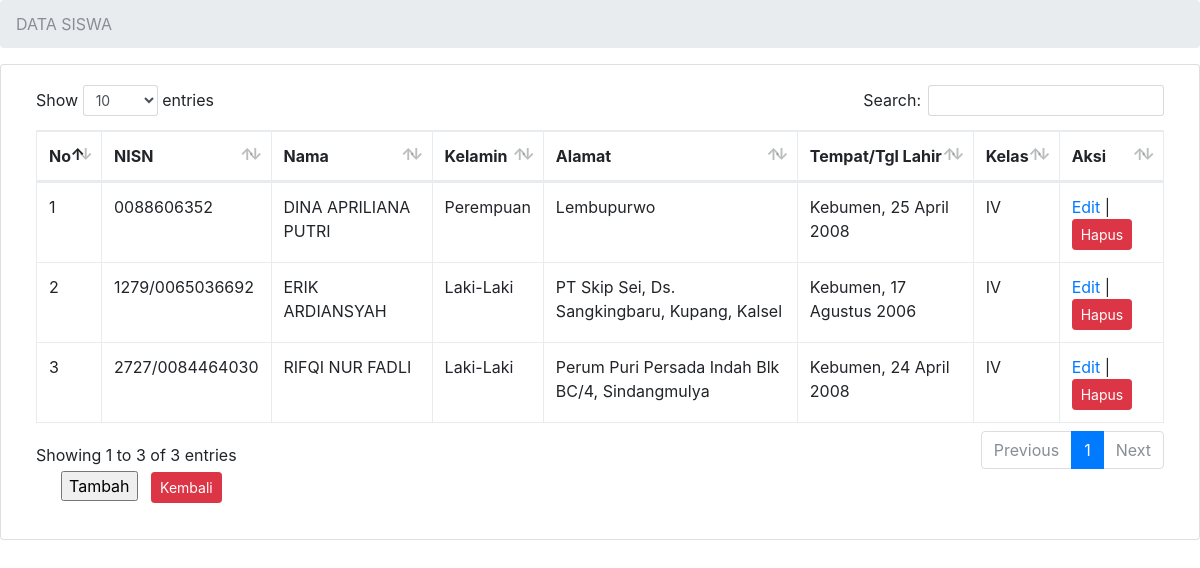
The app's page /tabel_siswa.php with its own data.
### tables this page shows
CREATE TABLE IF NOT EXISTS `tb_siswa` (
  `nisn` varchar(20) NOT NULL,
  `nama` varchar(30) NOT NULL,
  `kelamin` varchar(15) NOT NULL,
  `alamat` varchar(70) NOT NULL,
  `ttl` varchar(30) NOT NULL,
  `kelas` varchar(10) NOT NULL
);

### tabel_siswa.php (the view, shortened to what this page needs)
<!DOCTYPE html>
<html lang="en">
<head>
  <link href="vendor/bootstrap/css/bootstrap.min.css" rel="stylesheet">
  <link href="vendor/datatables/dataTables.bootstrap4.css" rel="stylesheet">
</head>
<body class="fixed-nav sticky-footer" id="page-top">
  <nav class="navbar navbar-expand-lg navbar-dark fixed-top" id="mainNav">
  </nav>
      <ol class="breadcrumb">
        <li class="breadcrumb-item active">DATA SISWA</li>
      </ol>
      <div class="card mb-3">
        <div class="card-body">
          <div class="table-responsive">
            <table class="table table-bordered" id="dataTable" width="100%" cellspacing="0">
				 <thead>
                <tr>
				  <th>No</th>
				  <th>NISN</th>
				  <th>Nama</th>
				  <th>Kelamin</th>
                  <th>Alamat</th>
				  <th>Tempat/Tgl Lahir</th>
				  <th>Kelas</th>
				  <th>Aksi</th>
                </tr>
              </thead>
			  </div>
			  </div>
		<tbody>
			<?php
			$no=1;
			$query = mysql_query("SELECT * FROM tb_siswa");
					if(mysql_num_rows($query) == 0){
			echo '<tr><td colspan="7">Tidak ada data!</td></tr>';
		}else{
					while($data = mysql_fetch_array($query)){
				echo '<tr>';
				echo	'<td>'.$no.'</td>';
				echo	'<td>'.$data['nisn'].'</td>';
				echo	'<td>'.$data['nama'].'</td>';
				echo	'<td>'.$data['kelamin'].'</td>';
				echo	'<td>'.$data['alamat'].'</td>';
				echo	'<td>'.$data['ttl'].'</td>';
				echo	'<td>'.$data['kelas'].'</td>';
				echo '<td>
					<a href="editsiswa.php?nisn='.$data['nisn'].'">Edit</a> |
					<a href="hapussiswa.php?nisn=delete&nisn='.$data['nisn'].'"  onclick="return confirm(\'Anda yakin akan menghapus data '.$data['nisn'].'?\')" class="btn btn-danger btn-sm"><span class="glyphicon glyphicon-trash" aria-hidden="true">Hapus</span></a>
					</td>';
				$no++;
			}
				}
				?>
		</tbody>
		 <tfoot>
	  <nav>
		<ul>
			<a href="tambah_siswa.php"><button>Tambah</button></a>
				<td>
			<a href="home.php" class="btn btn-sm btn-danger">Kembali</a></td>
		</ul>
	</nav>
  </div>
</body>
</html>

### records on screen
tb_siswa: nisn "0088606352", nama "DINA APRILIANA PUTRI", kelamin "Perempuan", alamat "Lembupurwo", ttl "Kebumen, 25 April 2008", kelas "IV"
tb_siswa: nisn "1279/0065036692", nama "ERIK ARDIANSYAH", kelamin "Laki-Laki", alamat "PT Skip Sei, Ds. Sangkingbaru, Kupang, Kalsel", ttl "Kebumen, 17 Agustus 2006", kelas "IV"
tb_siswa: nisn "2727/0084464030", nama "RIFQI NUR FADLI", kelamin "Laki-Laki", alamat "Perum Puri Persada Indah Blk BC/4, Sindangmulya", ttl "Kebumen, 24 April 2008", kelas "IV"
